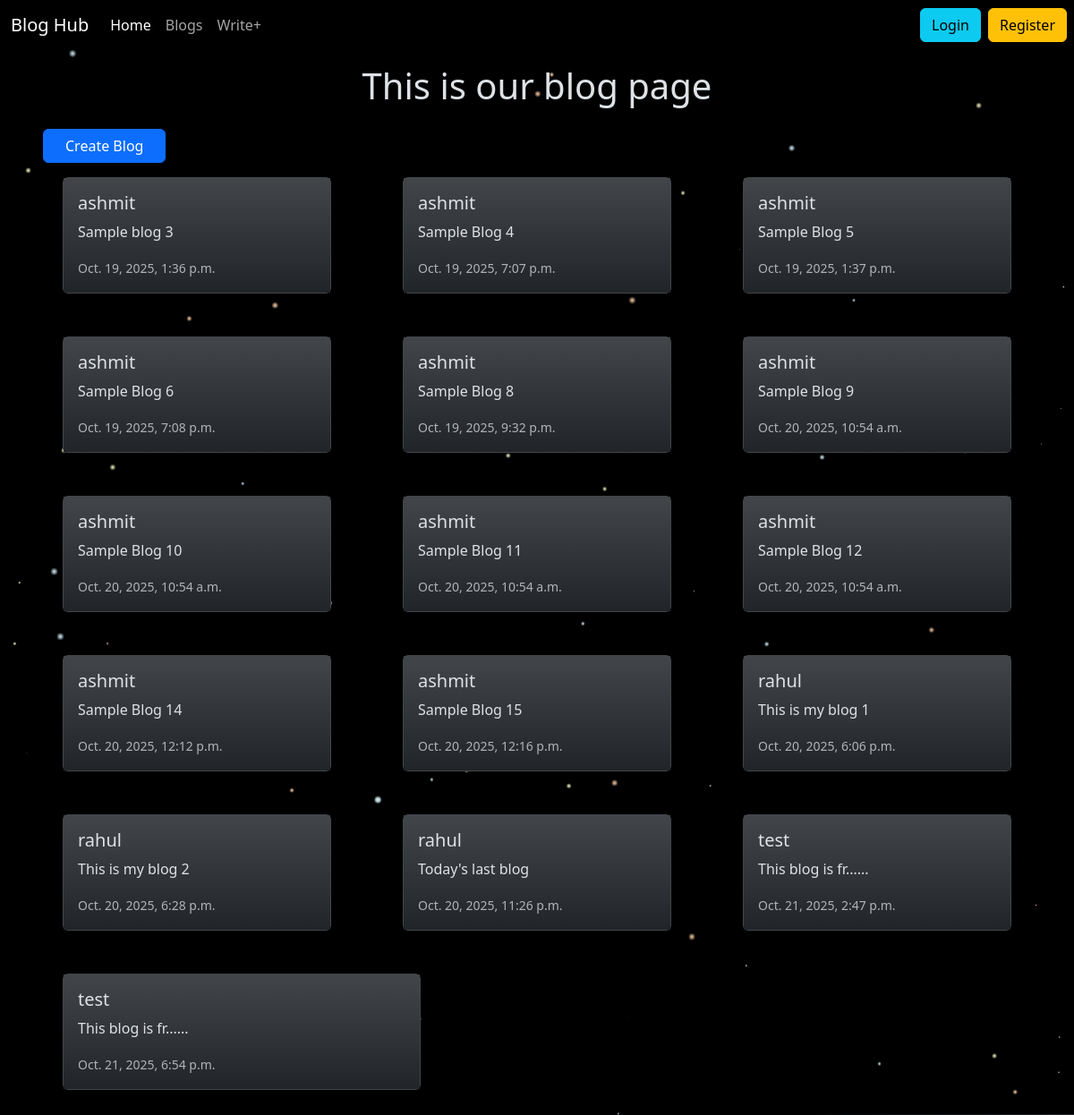
Screenshot of /blog_app/ with the database file from the repository.
### blog_app/models.py (models this page shows, shortened)
class Blog(models.Model):
    user = models.ForeignKey(User, on_delete=models.CASCADE)
    content = models.TextField()
    thumbnail = models.ImageField(null=True, blank=True, upload_to='photos/')
    created_on = models.DateTimeField(auto_now_add=True)

### blog_app/views.py (the view)
# urls.py: path('', views.blog, name="blog"),
def blog(request):
    all_blogs = Blog.objects.all().order_by('-thumbnail')
    return render(request, "blog_app/index.html", {"all_blogs" : all_blogs})

### blog_app/templates/blog_app/index.html (shortened to what this page needs)
{% extends "base.html" %}
{% load static %}
{% block styling %}
<link rel="stylesheet" href="{% static "blog_style.css" %}">
{% endblock %}
{% block content %}
<h1 class="p-3 text-center">This is our blog page</h1>
<a class="btn btn-primary px-4 ms-5 " href="{% url "create_post" %}">Create Blog</a>
<div class="container px-4 ">
  <div class="row gx-5 ">
      {% for blog in all_blogs  %}
      <div class="col ">
        <div class="p-3 ">
        <div class="card mb-3 " style="max-width: 400px; ">
          <div class="row g-0 bg-dark bg-gradient" style="min-width: 240px">
            <div class="col-md-8">
              <div class="card-body">
                <h5 class="card-title">{{blog.user}}</h5>
                {% if blog.content|length > 18 %}
                  <p class="card-text">{{ blog.content|slice:":15" }}......</p>
                {% else %}
                  <p class="card-text">{{ blog.content }}</p>
                {% endif %}
                <p class="card-text"><small class="text-body-secondary">{{blog.created_on}}</small></p>
              </div>
            </div>
          </div>
        </div>
    </div>
  </div>
    {% endfor %}
</div>
</div>
{% endblock %}

### blog_app/static/blog_style.css (style rules this page uses)
.card { transition: all 0.3s; cursor: pointer; }

### rows the page displays
Blog: user "ashmit", content "Sample blog 3", created_on "Oct. 19, 2025, 1:36 p.m."
Blog: user "ashmit", content "Sample Blog 4", created_on "Oct. 19, 2025, 7:07 p.m."
Blog: user "ashmit", content "Sample Blog 5", created_on "Oct. 19, 2025, 1:37 p.m."
Blog: user "ashmit", content "Sample Blog 6", created_on "Oct. 19, 2025, 7:08 p.m."
Blog: user "ashmit", content "Sample Blog 8", created_on "Oct. 19, 2025, 9:32 p.m."
Blog: user "ashmit", content "Sample Blog 9", created_on "Oct. 20, 2025, 10:54 a.m."
Blog: user "ashmit", content "Sample Blog 10", created_on "Oct. 20, 2025, 10:54 a.m."
Blog: user "ashmit", content "Sample Blog 11", created_on "Oct. 20, 2025, 10:54 a.m."
Blog: user "ashmit", content "Sample Blog 12", created_on "Oct. 20, 2025, 10:54 a.m."
Blog: user "ashmit", content "Sample Blog 14", created_on "Oct. 20, 2025, 12:12 p.m."
Blog: user "ashmit", content "Sample Blog 15", created_on "Oct. 20, 2025, 12:16 p.m."
Blog: user "rahul", content "This is my blog 1", created_on "Oct. 20, 2025, 6:06 p.m."
Blog: user "rahul", content "This is my blog 2", created_on "Oct. 20, 2025, 6:28 p.m."
Blog: user "rahul", content "Today's last blog", created_on "Oct. 20, 2025, 11:26 p.m."
Blog: user "test", content "This blog is fr", created_on "Oct. 21, 2025, 2:47 p.m."
Blog: user "test", content "This blog is fr", created_on "Oct. 21, 2025, 6:54 p.m."
